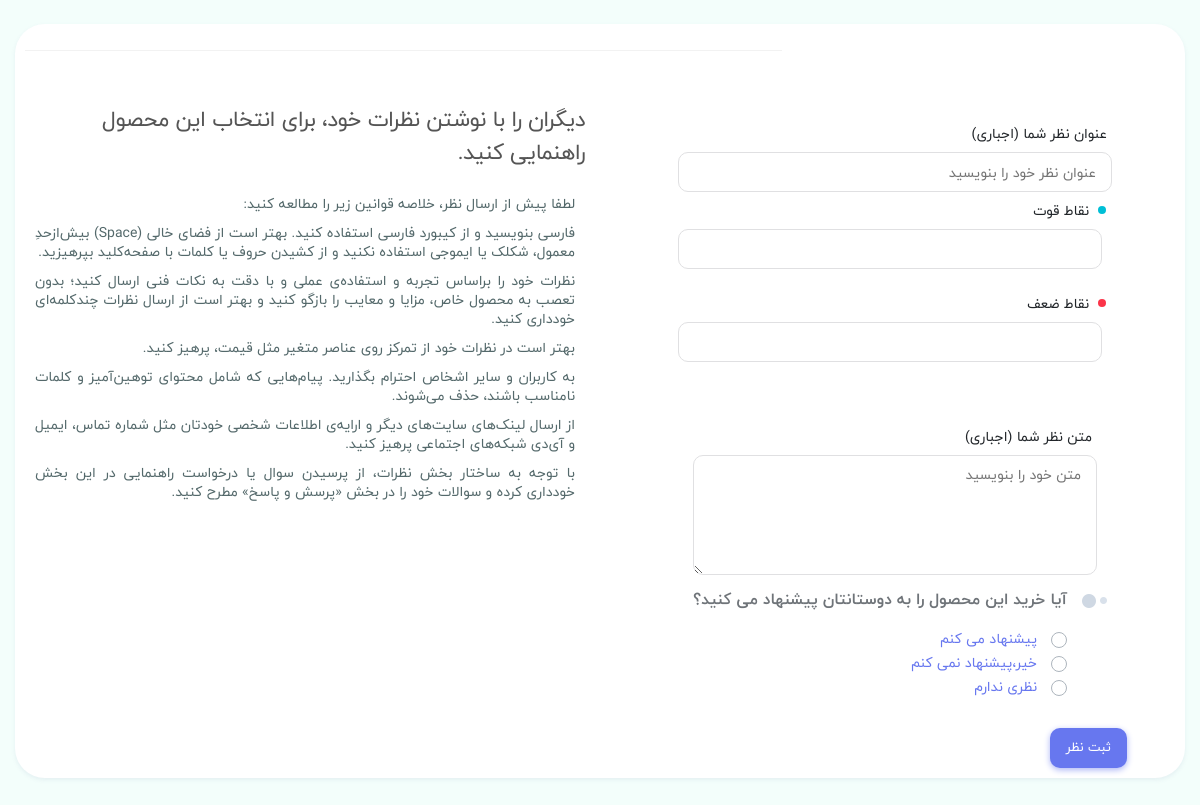
The app's page /product/comment/10 (signed in), older data.
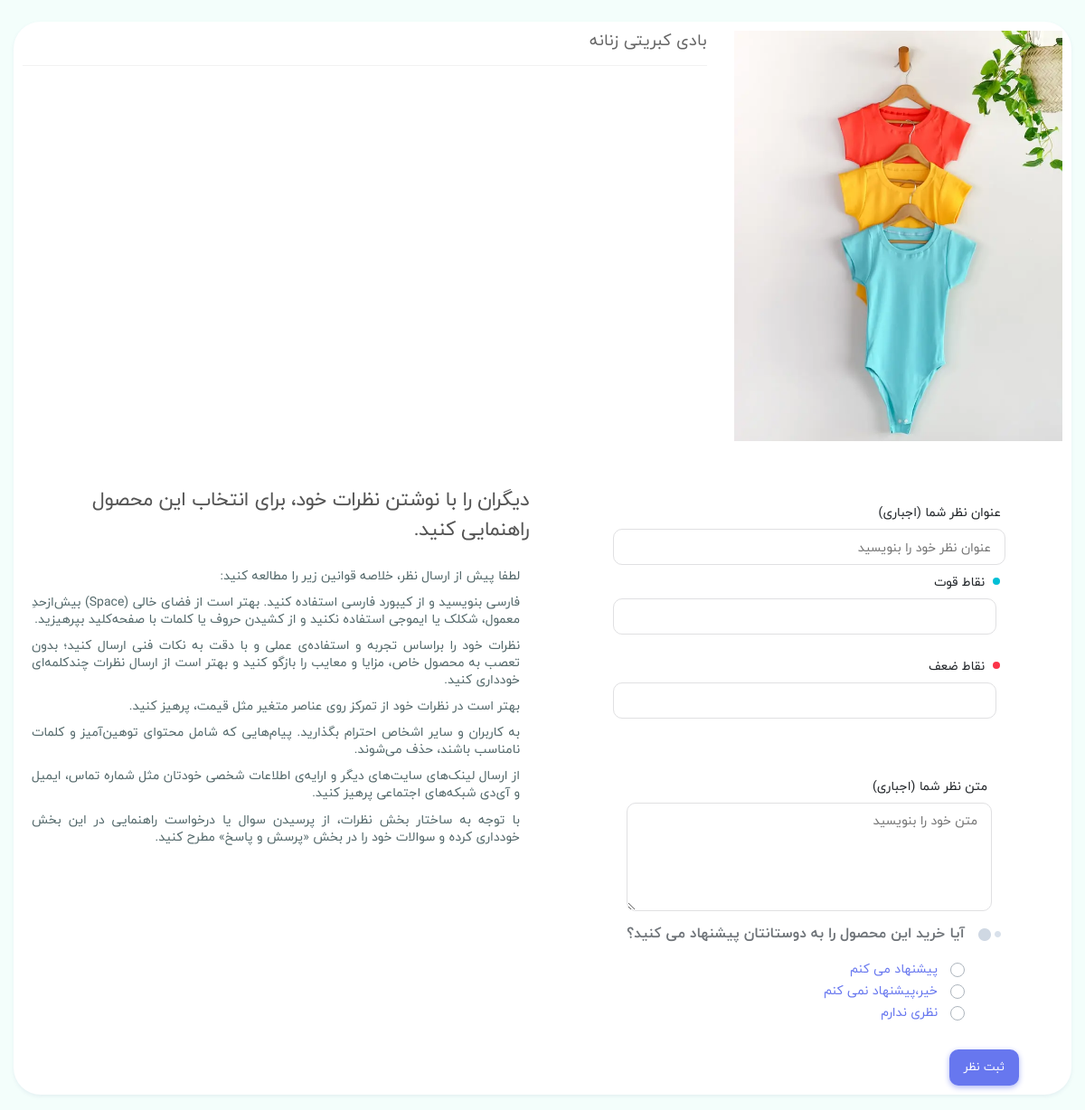
The same page, newer data.
### eshop_product/models.py (models this page shows, shortened)
class Product(models.Model):
    STATUS = (
        ('True', "فعال"),
        ("False", "غیرفعال")
    )
    VARIANTS = (
        ('None', 'هیچ'),
        ('Size', 'سایز'),
        ('Color', 'رنگ'),
        ('Size-Color', 'سایزـ‌رنگ'),
    )
    category = models.ForeignKey(Category, on_delete=models.SET_NULL, null=True, verbose_name='دسته')
    brand = models.ForeignKey(Brand, on_delete=models.SET_NULL, blank=True, null=True, verbose_name='برند')
    title = models.CharField(max_length=200, verbose_name='عنوان فارسی')
    title_eng = models.CharField(max_length=150, blank=True, null=True, verbose_name='عنوان انگلیسی')
    keyword = models.CharField(max_length=250, verbose_name='کلمه کلیدی')
    variant = models.CharField(max_length=10, choices=VARIANTS, default='None', verbose_name='تنوع')
    description = models.CharField(max_length=300, verbose_name='توضیحات')
    image = models.ImageField(upload_to=upload_image_path, verbose_name='تصویر')
    price = models.IntegerField(verbose_name='قیمت')
    amount = models.IntegerField(verbose_name='تعداد')
    all_sale = models.IntegerField(default=0, verbose_name='تعداد فروش')
    view_count = models.BigIntegerField(default=0, verbose_name='تعداد بازدیدها')
    details = RichTextUploadingField(verbose_name='جزئيات محصول')
    analyze = RichTextUploadingField(blank=True, null=True, verbose_name='نقد و بررسی')
    status = models.CharField(max_length=50, choices=STATUS, verbose_name='وضعیت')
    slug = models.SlugField(verbose_name='عبارت لینک', null=False, unique=True, allow_unicode=True, max_length=200)
    creat_at = models.DateTimeField(auto_now_add=True, verbose_name='ایجاده شده در تاریخ')
    update_at = models.DateTimeField(auto_now=True, verbose_name='آپدیت شده در تاریخ')
    objects = ProductsManager()
    favourite = models.ManyToManyField(User, blank=True, verbose_name='علاقه‌مندی')
    class Meta:
        verbose_name = 'محصول'
        verbose_name_plural = 'محصولات'
    def price_th(self):
        return f"{self.price:,}"
    price_th.short_description = 'قیمت'
    def image_tag(self):
        return mark_safe('<img src="{}" height="50"/>'.format(self.image.url))
    image_tag.short_description = 'تصویر'
    def get_absolute_url(self):
        return reverse('product_detail', kwargs={'slug': self.slug, 'product_id': self.id})
    def fav_count(self):
        fav = User.objects.filter(product__exact=self.id)
        return fav.count()
    fav_count.short_description = 'تعداد علاقه‌مندان'

### eshop_comment/views.py (the view, shortened to what this page needs)
# urls.py: path('product/comment/<int:id>', comment_page, name='comment_product'),
@login_required(login_url='/login')
def comment_page(request, id):
    product = Product.objects.get_by_id(id)
    attrs = AttrProduct.objects.filter(product_id=id)
    comment_form = CommentForm(request.POST or None)
    context = {
        'comment_form': comment_form,
        'product': product,
        'attrs': attrs,
        'product_attrs': product_attrs
    }
    return render(request, 'comment_product/comment.html', context)

### eshop_comment/forms.py
class CommentForm(ModelForm):
    advantage = forms.CharField(widget=forms.MultipleHiddenInput(), required=False)
    disadvantage = forms.CharField(widget=forms.MultipleHiddenInput(), required=False)
    advice = forms.CharField(widget=forms.RadioSelect())
    class Meta:
        model = Comment
        fields = ['subject', 'comment', 'advantage', 'disadvantage', 'advice']

### eshop_product/models.py (called while the page is built)
    def get_by_id(self, product_id):
        qs = self.get_queryset().filter(id=product_id, status=True)
        if qs.count() == 1:
            return qs.first()
        else:
            return None

### eshop_comment/templates/comment_product/comment.html (shortened to what the changed rows need)
{% extends 'shared/_MainLayout.html' %}
{% load static %}
{% load humanize %}
{% block header_ref %}
    <link rel="stylesheet" href="{% static 'css/vendor/fancybox.min.css' %}">
    <link rel="stylesheet" href="{% static 'css/vendor/bootstrap-slider.min.css' %}">
{% endblock %}
{% block content %}
    <main class="main-content dt-sl mt-4 mb-3">
        <div class="container main-container">
            <div class="dt-sn mb-5 dt-sl">
                <div class="row">
                    <div class="col-lg-4 col-md-6 pb-5">
                        <div class="product-thumbnail text-center">
                            <a href="{{ product.get_absolute_url}}">
                                <img src="{{ product.image.url }}"
                                     class="img-fluid" alt="{{ product.keyword }}">
                            </a>
                        </div>
                    </div>
                    <div class="col-lg-8 col-md-6 pb-5">
                        <div class="product-info dt-sl">
                            <div class="product-title dt-sl">
                                <h1 class="mb-3">
                                    {{ product.title }}
                                </h1>
                            </div>
                        </div>
                    </div>
                </div>
                <div class="row comments-add-col--content">
                    <div class="col-md-6 col-sm-12">
                        <div class="form-ui">
                            <div class="px-5">
                                <form method="post" class="allforms" action="{% url 'comment_product' id=product.id %}">
                                    <div class="col-12 mt-2 mb-2 px-0">
                                        <div class="product-offer-question">
                                            <div
                                                    class="section-title text-sm-title title-wide mb-1 no-after-title-wide">
                                                <h2 class="font-weight-bold">آیا خرید این محصول را به دوستانتان
                                                    پیشنهاد می کنید؟</h2>
                                            </div>
                                        </div>
                                    </div>
                                </form>
                            </div>
                        </div>
                    </div>
                </div>
            </div>
        </div>
        </div>
{% endblock %}

Row changes from the older to the newer data that the page shows:
added Product: image (picture), title "بادی کبریتی زنانه"
